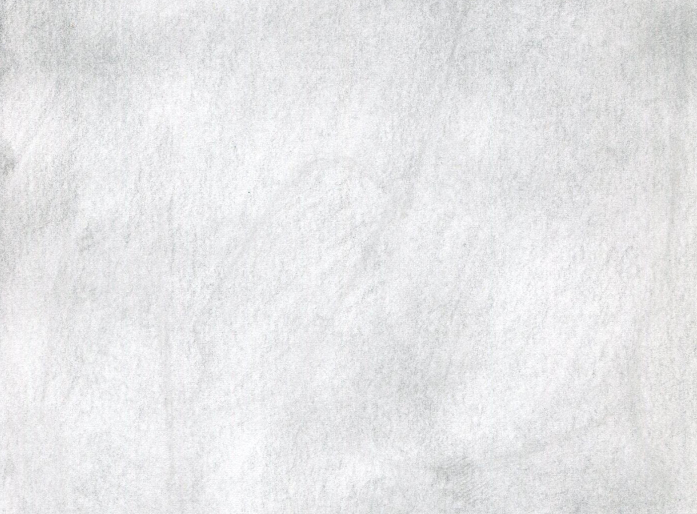
#> input picture img/background.jpg, 1394 x 1028 px (shown at 1/2 size)
$ python -i filters.py   (imports and definitions only)   (older library calls are emulated)
#> lines starting #> are read from the running program, lines starting #| are printed output that depends on the picture
import cv2
import argparse
import numpy as np


# [9 lines left out: function pencil, not called in this run]


def cartoon(image):
    numDownSamples = 2
    numBilateralFilters = 7

    image_color = image
    for _ in xrange(numDownSamples):
        image_color = cv2.pyrDown(image_color)
#> this loop made 2 passes
#> pass 1, in cartoon, `image_color = cv2.pyrDown(image_color)`:
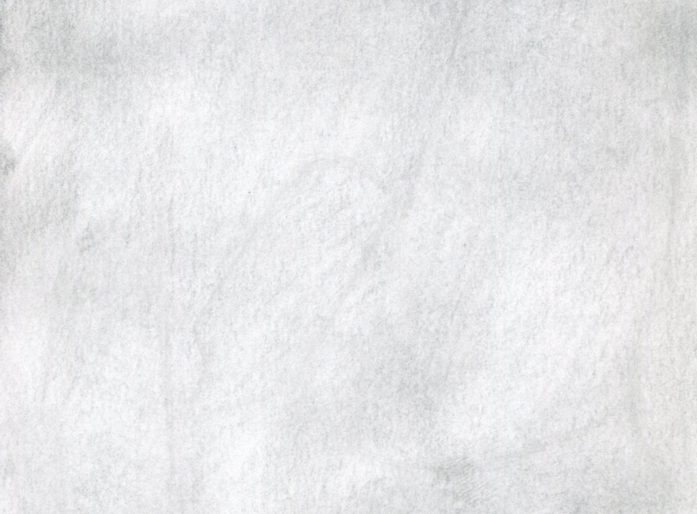
#> image_color: shape (514, 697, 3); mean R, G, B 230.3, 230.5, 231.9

    for _ in xrange(numBilateralFilters):
        image_color = cv2.bilateralFilter(image_color, 9, 9, 7)
#> image_color: shape (257, 349, 3)

    for _ in xrange(numDownSamples):
        image_color = cv2.pyrUp(image_color)

    image_gray = cv2.cvtColor(image, cv2.COLOR_RGB2GRAY)
    image_blur = cv2.medianBlur(image_gray, 7)
    image_edge = cv2.adaptiveThreshold(image_blur, 255, cv2.ADAPTIVE_THRESH_MEAN_C, cv2.THRESH_BINARY, 9, 2)
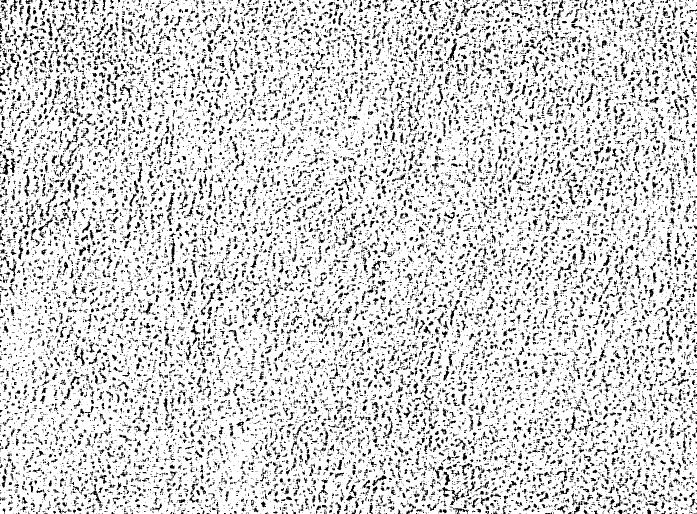
#> image_edge: shape (1028, 1394) (shown at 1/2 size); 83% white; black in thin lines or dots
    image_edge = cv2.cvtColor(image_edge, cv2.COLOR_GRAY2RGB)
#> image_edge: shape (1028, 1394, 3); 83% white; black in thin lines or dots
#> (the run stopped early here; a loop or call above may not have finished)
